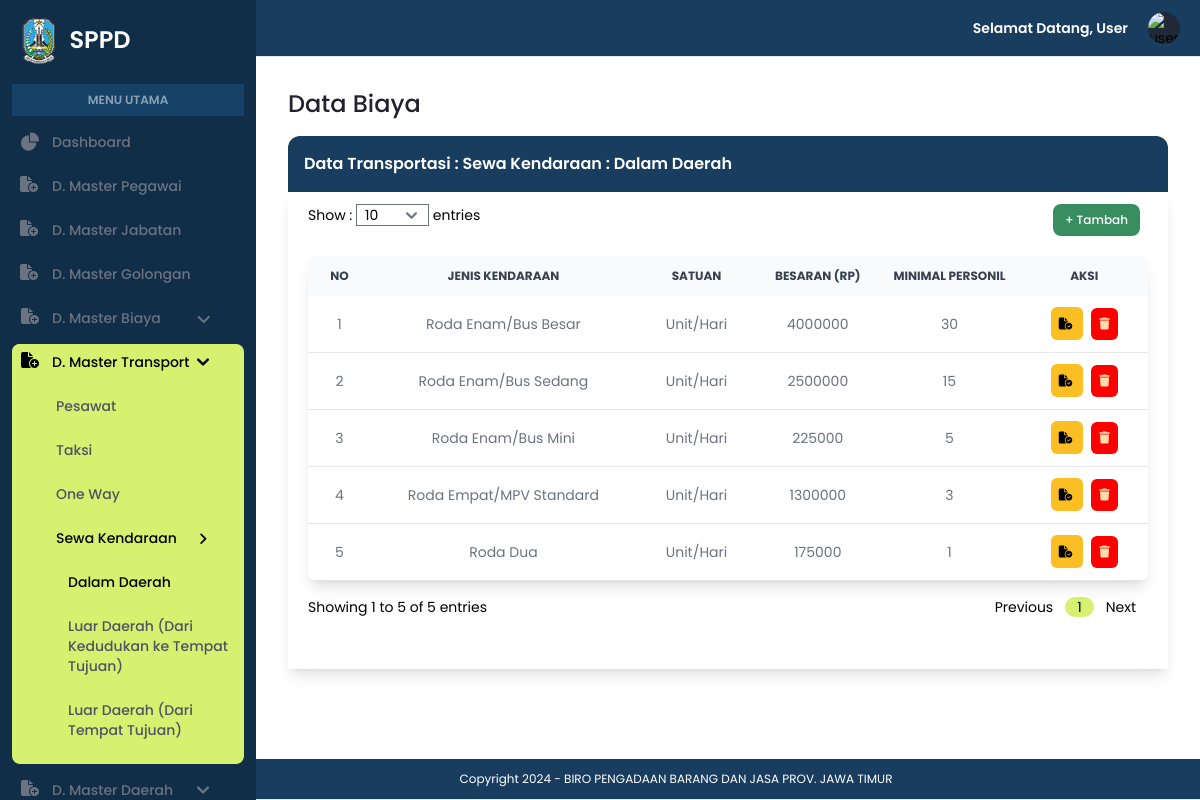
/admin/sewa_dd.php, run on the app's committed database.
### tables this page shows
CREATE TABLE `sewa_dd` (
  `kode_sewa_dd` int(11) NOT NULL,
  `jenis_kendaraan` varchar(100) DEFAULT NULL,
  `besaran` varchar(100) DEFAULT NULL,
  `minimal_personil` varchar(100) DEFAULT NULL
);

### admin/sewa_dd.php (the view, shortened to what the rows shown need)
<?php
include '../koneksi.php';
?>
<!DOCTYPE html>
<html lang="en">
<head>
    <link rel="stylesheet" href="../assets/css/style.css">
    <link rel="stylesheet" href="https://cdnjs.cloudflare.com/ajax/libs/font-awesome/6.5.1/css/all.min.css" />
    <link href="https://cdnjs.cloudflare.com/ajax/libs/flowbite/2.3.0/flowbite.min.css" rel="stylesheet" />
    <script src="https://cdn.tailwindcss.com"></script>
</head>
<body>
    <section id="sidebar">
        <?php
        $batas = isset($_GET['batas']) ? (int)$_GET['batas'] : 10;
        $halaman = isset($_GET['halaman']) ? (int)$_GET['halaman'] : 1;
        $halaman_awal = ($halaman > 1) ? ($halaman * $batas) - $batas : 0;
        ?>
        <div class="p-4 sm:ml-64">
            <div class="p-4 mt-14">
                <h1 class="text-[#23212F] font-medium text-2xl">Data Biaya</h1>
                <div class="border-solid">
                    <div class="bg-[#193D5E] rounded-t-xl mt-4 p-4">
                        <h1 class="text-white text-md font-semibold">Data Transportasi : Sewa Kendaraan : Dalam Daerah</h1>
                    </div>
                    <div class="shadow-lg px-5 py-3">
                        <div class="overflow-x-auto shadow-lg sm:rounded-lg mt-3">
                            <table class="w-full text-sm text-left rtl:text-right text-gray-500">
                                <thead class="text-xs text-gray-700 uppercase bg-gray-50 text-center">
                                    <tr>
                                        <th scope="col" class="px-2 py-3">
                                            No
                                        </th>
                                        <th scope="col" class="px-2 py-3">
                                            Jenis Kendaraan
                                        </th>
                                        <th scope="col" class="px-2 py-3">
                                            Satuan
                                        </th>
                                        <th scope="col" class="px-2 py-3">
                                            Besaran (Rp)
                                        </th>
                                        <th scope="col" class="px-2 py-3">
                                            Minimal Personil
                                        </th>
                                        <th scope="col" class="px-2 py-3">
                                            Aksi
                                        </th>
                                    </tr>
                                </thead>
                                <tbody>
                                    <?php
                                    $query = "SELECT * FROM sewa_dd LIMIT $halaman_awal, $batas";
                                    $result = $koneksi->query($query);
                                    if ($result) {
                                        if ($result->num_rows > 0) {
                                            $nomor = $halaman_awal + 1;
                                            while ($row = $result->fetch_assoc()) {
                                                echo "<tr class='bg-white border-b hover:bg-gray-50'>";
                                                echo "<td class='px-6 py-3 text-center'>" . $nomor++ . "</td>";
                                                echo "<td class='px-6 py-3 text-center'>" . $row['jenis_kendaraan'] . "</td>";
                                                echo "<td class='px-6 py-3 text-center'>Unit/Hari</td>";
                                                echo "<td class='px-6 py-3 text-center'>" . $row['besaran'] . "</td>";
                                                echo "<td class='px-6 py-3 text-center'>" . $row['minimal_personil'] . "</td>";
                                                echo "<td class='px-6 py-3 text-center'>
                                                <a href='edit_dtsewadd.php?edit=" . $row['jenis_kendaraan'] . "' class='font-medium bg-amber-400 hover:bg-amber-500 text-black p-2 rounded-md text-xs mr-2 text-center'>
                                                    <i class='fa-solid fa-file-circle-check'></i>
                                                </a>
                                                <a href='proses_delete_dtsewadd.php?delete=" . $row['jenis_kendaraan'] . "' onclick='return confirmDelete()' type='button' class='font-medium bg-[#ff0000] hover:bg-red-800 text-[#ffdead] p-2 rounded-md text-xs text-center'>
                                                    <i class='fa-solid fa-trash'></i>
                                                </a>
                                            </td>";
                                                echo "</tr>";
                                            }
                                        } else {
                                            echo "<tr><td colspan='6' class='text-center p-2'>Tidak ada data</td></tr>";
                                        }
                                    } else {
                                        echo "<tr><td colspan='6' class='text-center'>Error: " . $koneksi->error . "</td></tr>";
                                    }
                                    ?>
                                </tbody>
                            </table>
                        </div>
                    </div>
                </div>
            </div>
        </div>
    </section>
    <section id="footer">
        <?php include "../footer.php"; ?>
    </section>
</body>
</html>

### data on the page
sewa_dd: jenis_kendaraan "Roda Enam/Bus Besar", besaran "4000000", minimal_personil "30"
sewa_dd: jenis_kendaraan "Roda Enam/Bus Sedang", besaran "2500000", minimal_personil "15"
sewa_dd: jenis_kendaraan "Roda Enam/Bus Mini", besaran "225000", minimal_personil "5"
sewa_dd: jenis_kendaraan "Roda Empat/MPV Standard", besaran "1300000", minimal_personil "3"
sewa_dd: jenis_kendaraan "Roda Dua", besaran "175000", minimal_personil "1"

### other printed values
$start_entry "1"
$end_entry "5"
$total_entries "5"
